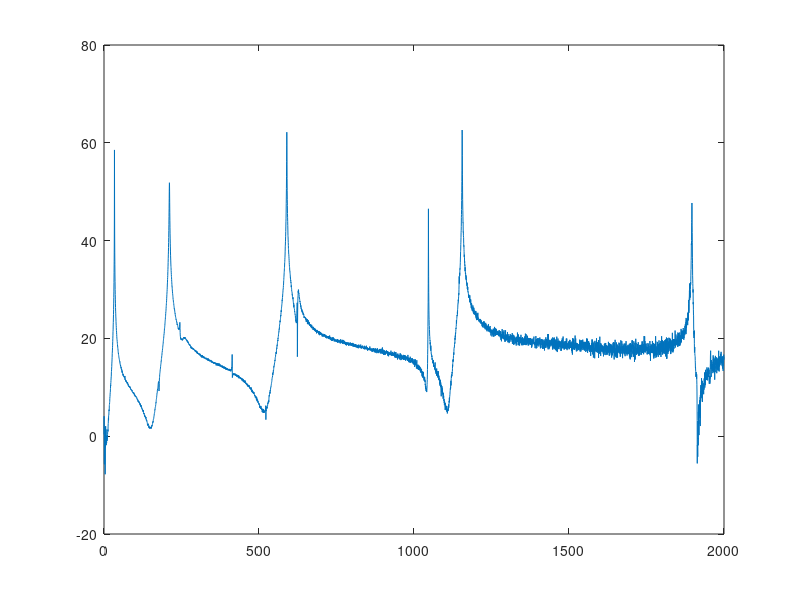

Recreate this plot in MATLAB. (Note: this script raises an error after producing the figure.)
%% ============================================= %%
% Modal Assurance Criterion using cantilever beam %
% =============================================== %
% by: Santhosh Kumar Arroju Graduate Student at Wright State University
% used vibration tool box mdofcf for curve fitting and extract mode shapes

clc; close all; clear all;
%% load case files collected at 11 location points and extract mode shapes from vtoolbox

load location_1.mat
H1 = Hf_chan_2;
plot(Freq_domain,20*log10(abs(Hf_chan_2)))

load location_2.mat
H2 = Hf_chan_2;
plot(Freq_domain,20*log10(abs(Hf_chan_2)))

load location_3.mat
H3 = Hf_chan_2;
plot(Freq_domain,20*log10(abs(Hf_chan_2)))

load location_4.mat
H4 = Hf_chan_2;
plot(Freq_domain,20*log10(abs(Hf_chan_2)))

load location_5.mat
H5 = Hf_chan_2;
plot(Freq_domain,20*log10(abs(Hf_chan_2)))

load location_6.mat
H6 = Hf_chan_2;
plot(Freq_domain,20*log10(abs(Hf_chan_2)))

load location_7.mat
H7 = Hf_chan_2;
plot(Freq_domain,20*log10(abs(Hf_chan_2)))

load location_8.mat
H8 = Hf_chan_2;
plot(Freq_domain,20*log10(abs(Hf_chan_2)))

load location_9.mat
H9 = Hf_chan_2;
plot(Freq_domain,20*log10(abs(Hf_chan_2)))

load location_10.mat
H10 = Hf_chan_2;
plot(Freq_domain,20*log10(abs(Hf_chan_2)))

load location_11.mat
H11 = Hf_chan_2;
plot(Freq_domain,20*log10(abs(Hf_chan_2)))
close all

TF = [H1,H2,H3,H4,H5,H6,H7,H8,H9,H10,H11];
f = Freq_domain;

[z1,nf1,u1]=mdofcf(f,TF,33.75-5,33.75+5)
[z2,nf2,u2]=mdofcf(f,TF,211.3-5,211.3+5)
[z3,nf3,u3]=mdofcf(f,TF,587.5-5,587.5+5)
[z4,nf4,u4]=mdofcf(f,TF,1156-5,1156+5)
[z5,nf5,u5]=mdofcf(f,TF,1897-3.3,1897+3.3)

figure
plot(1:11,u1)
hold on
plot(1:11,u2)
hold on
plot(1:11,u3)
hold on
plot(1:11,u4)
hold on
plot(1:11,u5)
legend('mode1','mode2','mode3','mode4','mode5')
title('Cantilever Beam five Mode shapes')

%% Modal Assurance Criterion for Test-Test data

U = [u1 u2 u3 u4 u5]

for i=1:5; 
    for j=1:i;
   
MAC(i,j) = (abs(U(:,i)'*U(:,j)))^2 / ((U(:,i)'*U(:,i))*(U(:,j)'*U(:,j)))

    end
end
MAC
figure
bar3(MAC)
title('Modal Assurance Criterion','fontweight','bold','fontsize',14)

